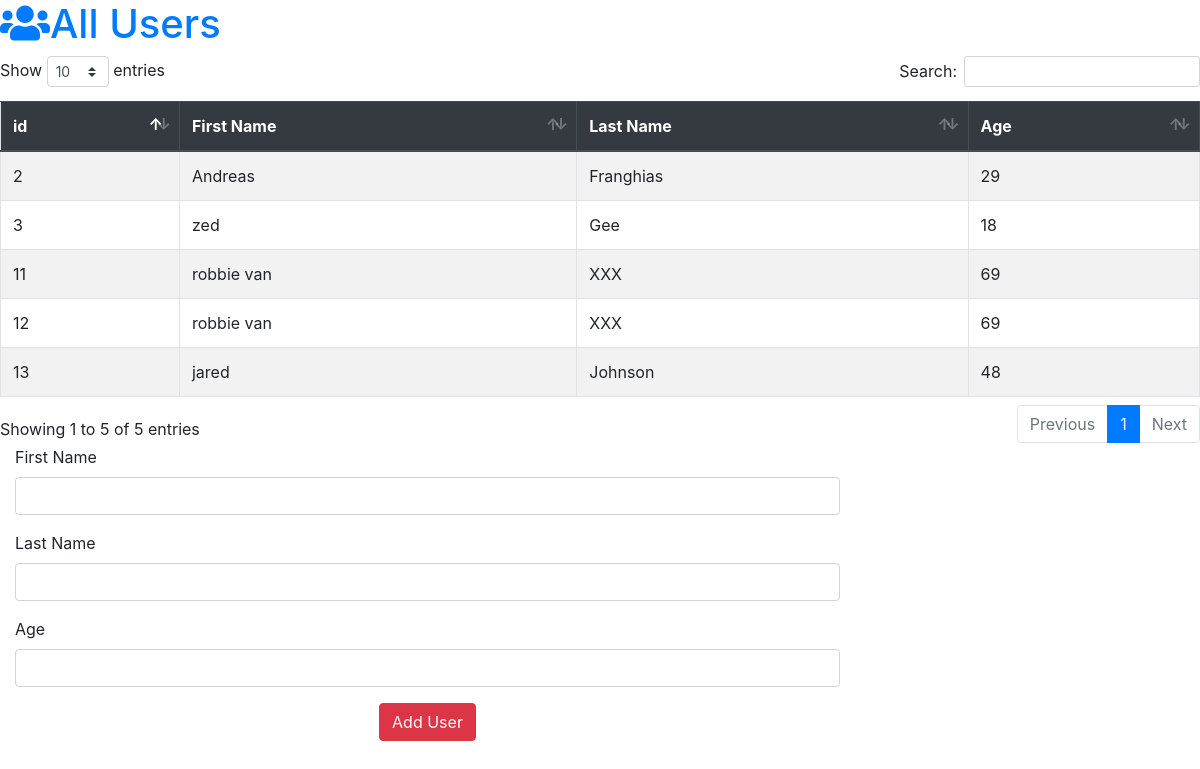
The page / on the database its author committed.
### tables this page shows
CREATE TABLE `users` (
  `id` int(11) NOT NULL,
  `FirstName` varchar(50) NOT NULL,
  `LastName` varchar(50) NOT NULL,
  `age` int(11) NOT NULL
);

### index.php (the view, shortened to what this page needs)
<?php
	require_once 'db_con.php';
?>
<!DOCTYPE HTML>
<html>
<head>
    <link rel="stylesheet" href="css/bootstrap.min.css">
    <link rel="stylesheet" href="css/dataTables.bootstrap4.min.css">
    <link rel="stylesheet" href="css/fontawesome.min.css">
    <link rel="stylesheet" href="css/solid.min.css">
    <link rel="stylesheet" href="https://cdnjs.cloudflare.com/ajax/libs/animate.css/4.0.0/animate.min.css"/>
    <link rel="stylesheet" type="text/css" href="../css/style.css">
</head>
<body>
	<h1 class="text-primary"><i class="fas fa-users"></i>All Users<small class="text-warning"></small></h1>
<table class="table  table-striped table-hover table-bordered" id="data" >
  <thead class="thead-dark">
    <tr>
      <th scope="col">id</th>
      <th scope="col">First Name</th>
      <th scope="col">Last Name</th>
      <th scope="col">Age</th>
    </tr>
  </thead>
  <tbody>
    <?php
      $query=mysqli_query($db_con,'SELECT * FROM `users`');
      $i=1;
      while ($result = mysqli_fetch_array($query)) { ?>
      <tr>
        <?php
        echo '<td>'.$result['id'].'</td>
          <td>'.$result['FirstName'].'</td>
          <td>'.ucwords($result['LastName']).'</td>
          <td>'.$result['age'].'</td>';?>
      </tr>
     <?php $i++;} ?>
  </tbody>
</table>
<div class="row" style="display: inline; margin: auto;">
<div class="col-sm-6">
	<form enctype="multipart/form-data" method="POST" action="" style="width: 825px;">
		<div class="form-group">
		    <label for="FirstName">First Name</label>
		    <input name="FirstName" type="text" class="form-control" id="FirstName" value="<?= isset($FirstName)? $FirstName: '' ; ?>" required>
	  	</div>
	  	<div class="form-group">
		    <label for="LastName">Last Name</label>
		    <input name="LastName" type="text" value="<?= isset($LastName)? $LastName: '' ; ?>" class="form-control" id="LastName" required>
	  	</div>
	  	<div class="form-group">
		    <label for="Age">Age</label>
		    <input name="Age" type="text" value="<?= isset($Age)? $Age: '' ; ?>" class="form-control" id="Age" required>
	  	</div>
	  	<div class="form-group text-center">
		    <input name="adduser" value="Add User" type="submit" class="btn btn-danger">
	  	</div>
	 </form>
</div>
</div>
</body>
</html>

### rows shown on the page
users: id "2", FirstName "Andreas", LastName "Franghias", age "29"
users: id "3", FirstName "zed", LastName "Gee", age "18"
users: id "11", FirstName "robbie van", LastName "XXX", age "69"
users: id "12", FirstName "robbie van", LastName "XXX", age "69"
users: id "13", FirstName "jared", LastName "Johnson", age "48"
